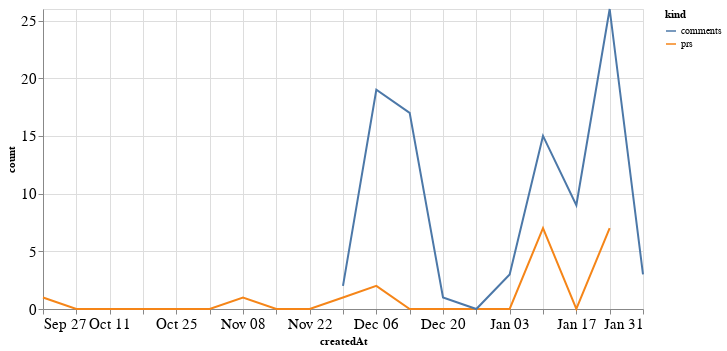

This figure's notebook cell:
### Code cell
alt.Chart(total_time, width=600).mark_line().encode(
    x='createdAt',
    y='count',
    color='kind'
)

### Figure 1 — Vega-Lite specification as saved in the notebook (floating-point values rounded to 4 significant figures)
{"config": {"axisLeft": {"labelFontSize": 15}, "axisBottom": {"labelFontSize": 15}}, "data": {"name": "data-36bbd941abc9ad49f02e6c8909624c11"}, "mark": "line", "encoding": {"color": {"type": "nominal", "field": "kind"}, "x": {"type": "temporal", "field": "createdAt"}, "y": {"type": "quantitative", "field": "count"}}, "width": 600, "$schema": "https://vega.github.io/schema/vega-lite/v4.8.1.json", "datasets": {"data-36bbd941abc9ad49f02e6c8909624c11": [{"createdAt": "2020-09-27T00:00:00", "kind": "prs", "count": 1.0}, {"createdAt": "2020-10-04T00:00:00", "kind": "prs", "count": 0.0}, {"createdAt": "2020-10-11T00:00:00", "kind": "prs", "count": 0.0}, {"createdAt": "2020-10-18T00:00:00", "kind": "prs", "count": 0.0}, {"createdAt": "2020-10-25T00:00:00", "kind": "prs", "count": 0.0}, {"createdAt": "2020-11-01T00:00:00", "kind": "prs", "count": 0.0}, {"createdAt": "2020-11-08T00:00:00", "kind": "prs", "count": 1.0}, {"createdAt": "2020-11-15T00:00:00", "kind": "prs", "count": 0.0}, {"createdAt": "2020-11-22T00:00:00", "kind": "prs", "count": 0.0}, {"createdAt": "2020-11-29T00:00:00", "kind": "prs", "count": 1.0}, {"createdAt": "2020-12-06T00:00:00", "kind": "prs", "count": 2.0}, {"createdAt": "2020-12-13T00:00:00", "kind": "prs", "count": 0.0}, {"createdAt": "2020-12-20T00:00:00", "kind": "prs", "count": 0.0}, {"createdAt": "2020-12-27T00:00:00", "kind": "prs", "count": 0.0}, {"createdAt": "2021-01-03T00:00:00", "kind": "prs", "count": 0.0}, {"createdAt": "2021-01-10T00:00:00", "kind": "prs", "count": 7.0}, {"createdAt": "2021-01-17T00:00:00", "kind": "prs", "count": 0.0}, {"createdAt": "2021-01-24T00:00:00", "kind": "prs", "count": 7.0}, {"createdAt": "2021-01-31T00:00:00", "kind": "prs", "count": null}, {"createdAt": "2020-09-27T00:00:00", "kind": "comments", "count": null}, {"createdAt": "2020-10-04T00:00:00", "kind": "comments", "count": null}, {"createdAt": "2020-10-11T00:00:00", "kind": "comments", "count": null}, {"createdAt": "2020-10-18T00:00:00", "kind": "comments", "count": null}, {"createdAt": "2020-10-25T00:00:00", "kind": "comments", "count": null}, {"createdAt": "2020-11-01T00:00:00", "kind": "comments", "count": null}, {"createdAt": "2020-11-08T00:00:00", "kind": "comments", "count": null}, {"createdAt": "2020-11-15T00:00:00", "kind": "comments", "count": null}, {"createdAt": "2020-11-22T00:00:00", "kind": "comments", "count": null}, {"createdAt": "2020-11-29T00:00:00", "kind": "comments", "count": 2.0}, {"createdAt": "2020-12-06T00:00:00", "kind": "comments", "count": 19.0}, {"createdAt": "2020-12-13T00:00:00", "kind": "comments", "count": 17.0}, {"createdAt": "2020-12-20T00:00:00", "kind": "comments", "count": 1.0}, {"createdAt": "2020-12-27T00:00:00", "kind": "comments", "count": 0.0}, {"createdAt": "2021-01-03T00:00:00", "kind": "comments", "count": 3.0}, {"createdAt": "2021-01-10T00:00:00", "kind": "comments", "count": 15.0}, {"createdAt": "2021-01-17T00:00:00", "kind": "comments", "count": 9.0}, {"createdAt": "2021-01-24T00:00:00", "kind": "comments", "count": 26.0}, {"createdAt": "2021-01-31T00:00:00", "kind": "comments", "count": 3.0}]}}
